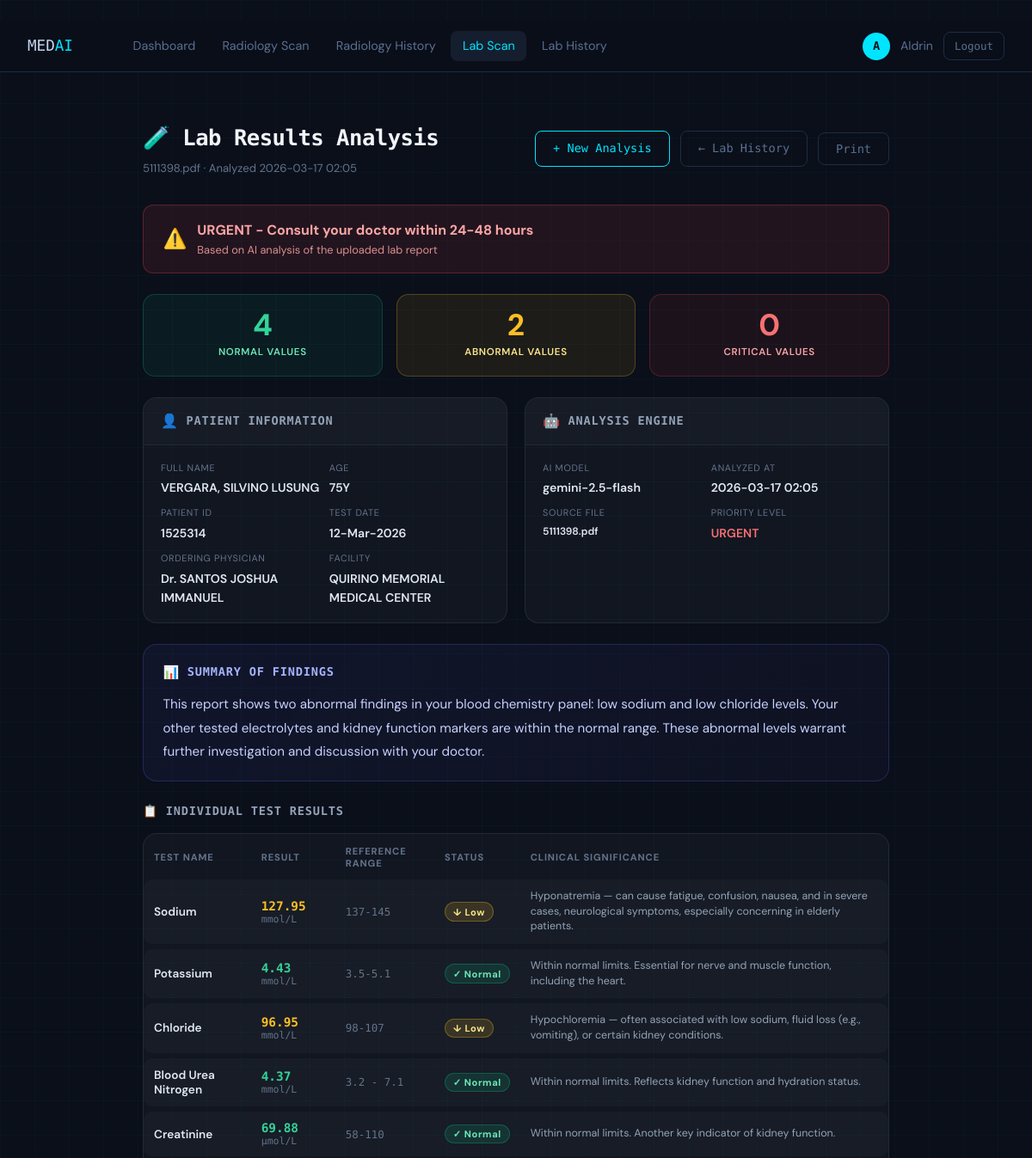
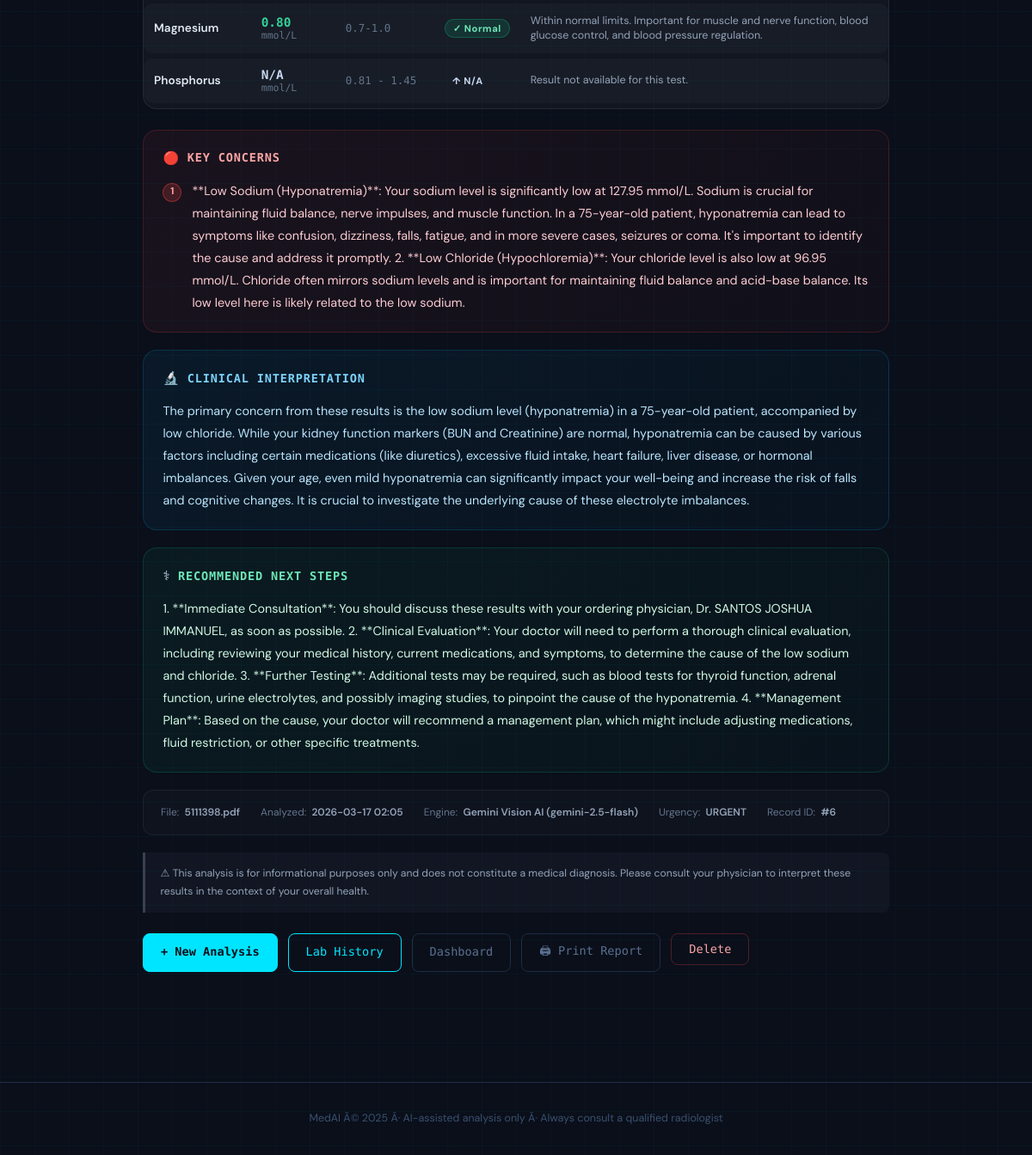
Page /lab-results/6 (signed in) on the committed database (2 pictures, top to bottom).
### app/database/models.py (models this page shows, shortened)
class User(db.Model, UserMixin):
    __tablename__ = "users"
    id            = db.Column(db.Integer, primary_key=True)
    name          = db.Column(db.String(120), nullable=False)
    email         = db.Column(db.String(180), unique=True, nullable=False, index=True)
    password_hash = db.Column(db.String(256), nullable=False)
    role          = db.Column(db.String(20), default="clinician")   # clinician | radiologist | admin
    created_at    = db.Column(db.DateTime, default=datetime.utcnow)
    uploads = db.relationship(
        "Upload", backref="owner", lazy=True, cascade="all, delete-orphan"
    )

class LabResult(db.Model):
    __tablename__ = "lab_results"
    id                 = db.Column(db.Integer, primary_key=True)
    user_id            = db.Column(db.Integer, db.ForeignKey("users.id"), nullable=False)
    original_filename  = db.Column(db.String(260))
    file_type          = db.Column(db.String(20))
    patient_name       = db.Column(db.String(200))
    patient_age        = db.Column(db.String(50))
    patient_id_ref     = db.Column(db.String(100))
    test_date          = db.Column(db.String(100))
    ordering_physician = db.Column(db.String(200))
    facility           = db.Column(db.String(200))
    summary            = db.Column(db.Text)
    key_concerns       = db.Column(db.Text)
    interpretation     = db.Column(db.Text)
    next_steps         = db.Column(db.Text)
    urgency            = db.Column(db.String(20))
    disclaimer         = db.Column(db.Text)
    normal_count       = db.Column(db.Integer, default=0)
    abnormal_count     = db.Column(db.Integer, default=0)
    critical_count     = db.Column(db.Integer, default=0)
    findings_json      = db.Column(db.Text)
    model_used         = db.Column(db.String(100))
    analysis_date      = db.Column(db.DateTime, default=datetime.utcnow)

### app/lab_routes.py (the view)
@lab_bp.route("/lab-results/<int:result_id>")
@login_required
def lab_result_view(result_id):
    from app.database.models import LabResult
    record = LabResult.query.get_or_404(result_id)
    if record.user_id != current_user.id:
        abort(403)
    findings = []
    if record.findings_json:
        try:
            findings = json.loads(record.findings_json)
        except Exception:
            findings = []
    return render_template("lab_result.html", record=record, findings=findings)

### templates/lab_result.html (shortened to what this page needs)
﻿{% extends "base.html" %}
{% block content %}
<div class="lab-result-page">
  <div class="lab-page-header anim-1">
    <div class="lab-page-header-left">
      <h1>&#x1F9EA; Lab Results Analysis</h1>
      <p>{{ record.original_filename }} &middot; Analyzed {{ record.analysis_date.strftime('%Y-%m-%d %H:%M') }}</p>
    </div>
    <div class="lab-header-actions">
      <a href="{{ url_for('lab.lab_upload') }}" class="btn btn-outline">+ New Analysis</a>
      <a href="{{ url_for('lab.lab_history') }}" class="btn btn-ghost">&#x2190; Lab History</a>
      <button onclick="window.print()" class="btn btn-ghost">Print</button>
    </div>
  </div>
  {% set urgency_lower = record.urgency.lower() %}
  <div class="urgency-banner urgency-banner--{{ urgency_lower }} anim-1">
    <span class="urgency-icon">
      {% if record.urgency == 'EMERGENCY' %}&#x1F6A8;
      {% elif record.urgency == 'URGENT' %}&#x26A0;&#xFE0F;
      {% elif record.urgency == 'SOON' %}&#x1F514;
      {% else %}&#x2705;{% endif %}
    </span>
    <div class="urgency-text">
      <strong>{{ record.urgency }} -
        {% if record.urgency == 'EMERGENCY' %}Seek immediate medical attention
        {% elif record.urgency == 'URGENT' %}Consult your doctor within 24-48 hours
        {% elif record.urgency == 'SOON' %}Schedule an appointment within 1 week
        {% else %}No urgent action required - follow up at your next visit{% endif %}
      </strong>
      <span>Based on AI analysis of the uploaded lab report</span>
    </div>
  </div>
  <div class="lab-stats-row anim-2">
    <div class="lab-stat-card lab-stat-card--normal">
      <div class="lab-stat-val">{{ record.normal_count }}</div>
      <div class="lab-stat-label">Normal Values</div>
    </div>
    <div class="lab-stat-card lab-stat-card--abnormal">
      <div class="lab-stat-val">{{ record.abnormal_count }}</div>
      <div class="lab-stat-label">Abnormal Values</div>
    </div>
    <div class="lab-stat-card lab-stat-card--critical">
      <div class="lab-stat-val">{{ record.critical_count }}</div>
      <div class="lab-stat-label">Critical Values</div>
    </div>
  </div>
  <div class="lab-layout anim-3">
    <div class="lab-card">
      <div class="lab-card-header">
        <span class="lab-card-header-icon">&#x1F464;</span>
        <h3>Patient Information</h3>
      </div>
      <div class="lab-card-body">
        <div class="patient-info-grid">
          <div class="patient-info-item">
            <div class="patient-info-label">Full Name</div>
            <div class="patient-info-value">{{ record.patient_name }}</div>
          </div>
          <div class="patient-info-item">
            <div class="patient-info-label">Age</div>
            <div class="patient-info-value">{{ record.patient_age }}</div>
          </div>
          <div class="patient-info-item">
            <div class="patient-info-label">Patient ID</div>
            <div class="patient-info-value">{{ record.patient_id_ref }}</div>
          </div>
          <div class="patient-info-item">
            <div class="patient-info-label">Test Date</div>
            <div class="patient-info-value">{{ record.test_date }}</div>
          </div>
          <div class="patient-info-item">
            <div class="patient-info-label">Ordering Physician</div>
            <div class="patient-info-value">{{ record.ordering_physician }}</div>
          </div>
          <div class="patient-info-item">
            <div class="patient-info-label">Facility</div>
            <div class="patient-info-value">{{ record.facility }}</div>
          </div>
        </div>
      </div>
    </div>
    <div class="lab-card">
      <div class="lab-card-header">
        <span class="lab-card-header-icon">&#x1F916;</span>
        <h3>Analysis Engine</h3>
      </div>
      <div class="lab-card-body">
        <div class="patient-info-grid">
          <div class="patient-info-item">
            <div class="patient-info-label">AI Model</div>
            <div class="patient-info-value">{{ record.model_used }}</div>
          </div>
          <div class="patient-info-item">
            <div class="patient-info-label">Analyzed At</div>
            <div class="patient-info-value">{{ record.analysis_date.strftime('%Y-%m-%d %H:%M') }}</div>
          </div>
          <div class="patient-info-item">
            <div class="patient-info-label">Source File</div>
            <div class="patient-info-value" style="font-size:.75rem;word-break:break-all">{{ record.original_filename }}</div>
          </div>
          <div class="patient-info-item">
            <div class="patient-info-label">Priority Level</div>
            <div class="patient-info-value">
              <span style="{% if record.urgency in ('EMERGENCY','URGENT') %}color:#f87171{% elif record.urgency == 'SOON' %}color:#fbbf24{% else %}color:#34d399{% endif %}">{{ record.urgency }}</span>
            </div>
          </div>
        </div>
      </div>
    </div>
  </div>
  {% if record.summary %}
  <div class="summary-section anim-4">
    <div class="summary-header">
      <span>&#x1F4CA;</span>
      <h3>Summary of Findings</h3>
    </div>
    <div class="summary-text">{{ record.summary }}</div>
  </div>
  {% endif %}
  {% if findings %}
  <div class="test-results-section anim-5">
    <h3>&#x1F4CB; Individual Test Results</h3>
    <div class="lab-card" style="overflow-x:auto;">
      <table class="results-table">
        <thead>
          <tr>
            <th>Test Name</th>
            <th>Result</th>
            <th>Reference Range</th>
            <th>Status</th>
            <th>Clinical Significance</th>
          </tr>
        </thead>
        <tbody>
          {% for f in findings %}
          {% set status_lower = f.status | lower %}
          <tr>
            <td><span class="test-name">{{ f.test_name }}</span></td>
            <td>
              <span class="test-value test-value--{{ status_lower }}">
                {{ f.value }}{% if f.unit %} <small style="font-weight:400;color:#64748b">{{ f.unit }}</small>{% endif %}
              </span>
            </td>
            <td><span class="test-ref">{{ f.reference_range }}</span></td>
            <td>
              <span class="status-badge status-badge--{{ status_lower }}">
                {% if status_lower == 'normal' %}&#x2713;{% elif status_lower == 'critical' %}&#x1F6A8;{% elif status_lower == 'low' %}&#x2193;{% else %}&#x2191;{% endif %}
                {{ f.status }}
              </span>
            </td>
            <td><span class="significance-text">{{ f.clinical_significance }}</span></td>
          </tr>
          {% endfor %}
        </tbody>
      </table>
    </div>
  </div>
  {% endif %}
  {% if record.key_concerns %}
  <div class="lab-full-section concerns anim-5">
    <div class="lab-section-header">
      <span>&#x1F534;</span>
      <h3>Key Concerns</h3>
    </div>
    <div class="lab-section-body">
      {% set concerns_text = record.key_concerns %}
      {% if '1.' in concerns_text or '1)' in concerns_text %}
        <ul class="concerns-list">
          {% for line in concerns_text.split('\n') %}
            {% set stripped = line.strip() %}
            {% if stripped and stripped[0].isdigit() %}
              <li>
                <span class="concern-num">{{ loop.index }}</span>
                <span>{{ stripped.lstrip('0123456789.)- ') }}</span>
              </li>
            {% endif %}
          {% endfor %}
        </ul>
      {% else %}
        {{ concerns_text }}
      {% endif %}
    </div>
  </div>
  {% endif %}
  {% if record.interpretation %}
  <div class="lab-full-section interpretation anim-6">
    <div class="lab-section-header">
      <span>&#x1F52C;</span>
      <h3>Clinical Interpretation</h3>
    </div>
    <div class="lab-section-body">{{ record.interpretation }}</div>
  </div>
  {% endif %}
  {% if record.next_steps %}
  <div class="lab-full-section next-steps anim-6">
    <div class="lab-section-header">
      <span>&#x2695;</span>
      <h3>Recommended Next Steps</h3>
    </div>
    <div class="lab-section-body">{{ record.next_steps }}</div>
  </div>
  {% endif %}
  <div class="lab-meta-footer anim-7">
    <div class="lab-meta-item"><span class="meta-key">File:</span><span class="meta-val">{{ record.original_filename }}</span></div>
    <div class="lab-meta-item"><span class="meta-key">Analyzed:</span><span class="meta-val">{{ record.analysis_date.strftime('%Y-%m-%d %H:%M') }}</span></div>
    <div class="lab-meta-item"><span class="meta-key">Engine:</span><span class="meta-val">Gemini Vision AI ({{ record.model_used }})</span></div>
    <div class="lab-meta-item"><span class="meta-key">Urgency:</span><span class="meta-val">{{ record.urgency }}</span></div>
    <div class="lab-meta-item"><span class="meta-key">Record ID:</span><span class="meta-val">#{{ record.id }}</span></div>
  </div>
  <div class="lab-disclaimer anim-7">
    &#x26A0; {{ record.disclaimer if record.disclaimer else "This analysis is for informational purposes only and does not constitute a medical diagnosis. Please consult your physician to interpret these results in the context of your overall health." }}
  </div>
  <div class="lab-actions anim-7">
    <a href="{{ url_for('lab.lab_upload') }}" class="btn btn-primary">+ New Analysis</a>
    <a href="{{ url_for('lab.lab_history') }}" class="btn btn-outline">Lab History</a>
    <a href="{{ url_for('main.dashboard') }}" class="btn btn-ghost">Dashboard</a>
    <button onclick="window.print()" class="btn btn-ghost">&#x1F5A8; Print Report</button>
    <form method="POST" action="{{ url_for('lab.lab_delete', result_id=record.id) }}"
          onsubmit="return confirm('Delete this lab result? This cannot be undone.')"
          style="display:inline;">
      <button type="submit" class="btn btn-ghost" style="color:#fca5a5;border-color:rgba(239,68,68,.3);">Delete</button>
    </form>
  </div>
</div>
{% endblock %}

### templates/base.html (shortened to what this page needs)
﻿<!DOCTYPE html>
<html lang="en">
<head>
  <link rel="stylesheet" href="{{ url_for('static', filename='css/main.css') }}"/>
</head>
<body>
<div class="bg-grid" aria-hidden="true"></div>
{% if current_user.is_authenticated %}
<nav class="navbar">
  <a href="{{ url_for('main.dashboard') }}" class="nav-brand">
    <span class="brand-text">MED<em>AI</em></span>
  </a>
  <div class="nav-links">
    <a href="{{ url_for('main.dashboard') }}" class="nav-link {% if request.endpoint == 'main.dashboard' %}active{% endif %}">Dashboard</a>
    <a href="{{ url_for('main.upload') }}" class="nav-link {% if request.endpoint == 'main.upload' %}active{% endif %}">Radiology Scan</a>
    <a href="{{ url_for('main.history') }}" class="nav-link {% if request.endpoint == 'main.history' %}active{% endif %}">Radiology History</a>
    <a href="{{ url_for('lab.lab_upload') }}" class="nav-link {% if request.endpoint == 'lab.lab_upload' or request.endpoint == 'lab.lab_result_view' %}active{% endif %}">Lab Scan</a>
    <a href="{{ url_for('lab.lab_history') }}" class="nav-link {% if request.endpoint == 'lab.lab_history' %}active{% endif %}">Lab History</a>
  </div>
  <div class="nav-user">
    <span class="user-badge">{{ current_user.name[0].upper() }}</span>
    <span class="user-name">{{ current_user.name }}</span>
    <a href="{{ url_for('auth.logout') }}" class="btn btn-sm btn-ghost">Logout</a>
  </div>
</nav>
{% endif %}
<main class="main-content">
  {% block content %}{% endblock %}
</main>
<footer class="footer">
  <p>MedAI Â© 2025 Â· AI-assisted analysis only Â· Always consult a qualified radiologist</p>
</footer>
</body>
</html>

### rows in the picture
User: name "A", name "Aldrin"
LabResult: original_filename "5111398.pdf", analysis_date "2026-03-17 02:05", urgency "URGENT", normal_count "4", abnormal_count "2", critical_count "0", patient_name "VERGARA, SILVINO LUSUNG", patient_age "75Y", patient_id_ref "1525314", test_date "12-Mar-2026", ordering_physician "Dr. SANTOS JOSHUA IMMANUEL", facility "QUIRINO MEMORIAL MEDICAL CENTER", model_used "gemini-2.5-flash", summary "This report shows two abnormal findings in your blood chemistry panel: low sodium and low chloride levels. Your other tested electrolytes and kidney function markers are within the normal range. These abnormal levels warrant further investigation and discussion with your doctor.", lstrip "**Low Sodium (Hyponatremia)**: Your sodium level is significantly low at 127.95 mmol/L. Sodium is crucial for maintaining fluid balance, nerve impulses, and muscle function. In a 75-year-old patient, hyponatremia can lead to symptoms like confusion, dizziness, falls, fatigue, and in more severe cases, seizures or coma. It's important to identify the cause and address it promptly. 2. **Low Chloride (Hypochloremia)**: Your chloride level is also low at 96.95 mmol/L. Chloride often mirrors sodium levels and is important for maintaining fluid balance and acid-base balance. Its low level here is likely related to the low sodium.", interpretation "The primary concern from these results is the low sodium level (hyponatremia) in a 75-year-old patient, accompanied by low chloride. While your kidney function markers (BUN and Creatinine) are normal, hyponatremia can be caused by various factors including certain medications (like diuretics), excessive fluid intake, heart failure, liver disease, or hormonal imbalances. Given your age, even mild hyponatremia can significantly impact your well-being and increase the risk of falls and cognitive changes. It is crucial to investigate the underlying cause of these electrolyte imbalances.", next_steps "1. **Immediate Consultation**: You should discuss these results with your ordering physician, Dr. SANTOS JOSHUA IMMANUEL, as soon as possible. 2. **Clinical Evaluation**: Your doctor will need to perform a thorough clinical evaluation, including reviewing your medical history, current medications, and symptoms, to determine the cause of the low sodium and chloride. 3. **Further Testing**: Additional tests may be required, such as blood tests for thyroid function, adrenal function, urine electrolytes, and possibly imaging studies, to pinpoint the cause of the hyponatremia. 4. **Management Plan**: Based on the cause, your doctor will recommend a management plan, which might include adjusting…", id "6", disclaimer "This analysis is for informational purposes only and does not constitute a medical diagnosis. Please consult your physician to interpret these results in the context of your overall health."

### other values in the picture
{{ f.test_name }} "Sodium" "Potassium" "Chloride" "Blood Urea Nitrogen" "Creatinine" "Magnesium" "Phosphorus"
{{ f.value }} "127.95" "4.43" "96.95" "4.37" "69.88" "0.80" "N/A"
{{ f.unit }} "mmol/L" "mmol/L" "mmol/L" "mmol/L" "µmol/L" "mmol/L" "mmol/L"
{{ f.reference_range }} "137-145" "3.5-5.1" "98-107" "3.2 - 7.1" "58-110" "0.7-1.0" "0.81 - 1.45"
{{ f.status }} "Low" "Normal" "Low" "Normal" "Normal" "Normal" "N/A"
{{ f.clinical_significance }} "Hyponatremia — can cause fatigue, confusion, nausea, and in severe cases, neurological symptoms, especially concerning in elderly patients." "Within normal limits. Essential for nerve and muscle function, including the heart." "Hypochloremia — often associated with low sodium, fluid loss (e.g., vomiting), or certain kidney conditions." "Within normal limits. Reflects kidney function and hydration status." "Within normal limits. Another key indicator of kidney function." "Within normal limits. Important for muscle and nerve function, blood glucose control, and blood pressure regulation." "Result not available for this test."
